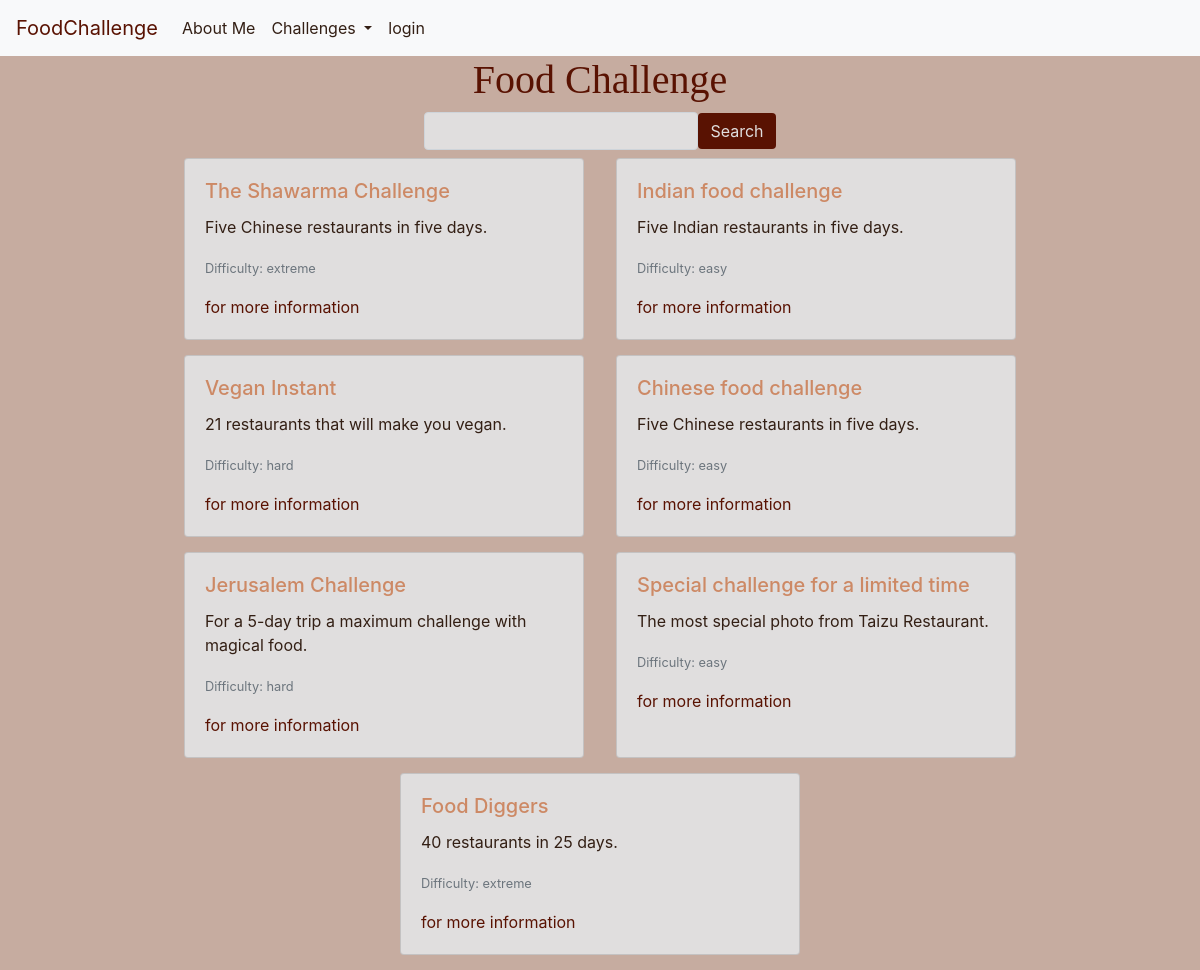
The page / on the database its author committed.
### core/models.py (models this page shows, shortened)
class Challenge(models.Model):
    name = models.CharField(max_length=200)
    summary = models.CharField(max_length=200)
    description = models.TextField()
    class Level(models.IntegerChoices):
        EASY = 1, "easy"
        MEDIUM = 2, "medium"
        HARD = 3, "hard"
        EXTREME = 4, "extreme"
    level = models.IntegerField(choices=Level.choices)

### core/views.py (the view)
# urls.py: path('', views.home, name='home'),
def home(request):
    c = Challenge.objects.all().order_by('?')
    d = {'object_list': c}
    return render(request, 'core/home.html', d)

### core/base_views.py (called while the page is built)
def challenge_list(request):
    challenge_list = [
        "Chinese food challenge",
        "Vegan Instant",
        "Food Diggers",
        "Indian food challenge",
        "Special challenge for a limited time",
        "Jerusalem Challenge",
        "The Shawarma Challenge",
    ]
    return {'challenge_list': challenge_list}

### core/templates/core/home.html (shortened to what this page needs)
{% extends 'core/base.html' %}
{% block content %}
    <div class="homePage">
    <div class="containers">
        <div class="header">
            <h1>Food Challenge</h1>
        </div>
        <form class="form-inline" action="{% url 'search' %}">
            <div class="form-group mb-2">
                <input type="search" class="form-control" id="search" name="q">
            </div>
            <button class="btn btn-home" type="submit">Search</button>
        </form>
        <div class="row kill-margin">
            {% for c in object_list %}
                <div class="card col-xs-12 col-sm-12 col-md-6 col-lg-4">
                <div class="card-body">
                    <h5 class="card-title">{{ c.name }}</h5>
                    <p class="card-text">{{ c.summary }}.</p>
                    <p class="card-text"><small class="text-muted">Difficulty: {{ c.get_level_display }}</small></p>
                    <a href="{% url 'select' c.id %}" class="card-link">for more information</a>
                </div>
                </div>
            {% endfor %}
            </div>
        </div>
    </div>
{% endblock %}

### core/static/css/style.css (style rules this page uses)
* { box-sizing: border-box; }
body, html { margin: 0; padding: 0; background: #c6aca0; }
.containers { min-height: calc(100vh - 57px); display: flex; justify-content: center; align-items: center; flex-direction: column; }
.header { font-family: 'Zilla Slab', serif; color: #591202; }
.form-control { background: #e0dede; }
.btn-home { margin-bottom: 0.5rem; background: #591202; border: #591202; color: #e0dede; }
.kill-margin { margin-right: 0; margin-left: 0; justify-content: center; }
.card { padding: 0; background: #e0dede; margin: 0 1rem 15px 1rem; }
.card-title { color: #cd8965; }
.card-text { color: #331f14; }
.card-link { color: #591202; }

### rows shown on the page
Challenge: name "The Shawarma Challenge", summary "Five Chinese restaurants in five days", level "extreme"
Challenge: name "Indian food challenge", summary "Five Indian restaurants in five days", level "easy"
Challenge: name "Vegan Instant", summary "21 restaurants that will make you vegan", level "hard"
Challenge: name "Chinese food challenge", summary "Five Chinese restaurants in five days", level "easy"
Challenge: name "Jerusalem Challenge", summary "For a 5-day trip a maximum challenge with magical food", level "hard"
Challenge: name "Special challenge for a limited time", summary "The most special photo from Taizu Restaurant", level "easy"
Challenge: name "Food Diggers", summary "40 restaurants in 25 days", level "extreme"
